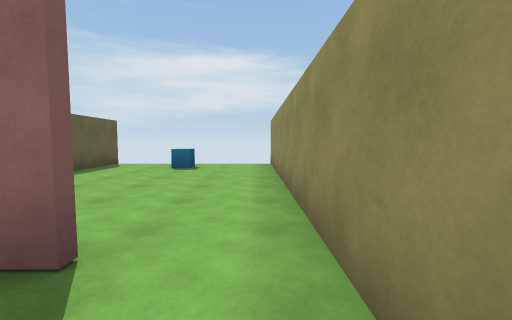
view 1 (above)

14 first-person views from a walk through a 3-D level made in the Unity game engine. The camera is 1.4 m above the floor, tilts 4° down and sees 90° across. The floor is counted in squares, 2 m on a side. Each view is taken from the middle of a square. On the plan, view 1 faces up. The plan holds only what a view shows up to about 9 squares ahead; the rest is blank.

view 2
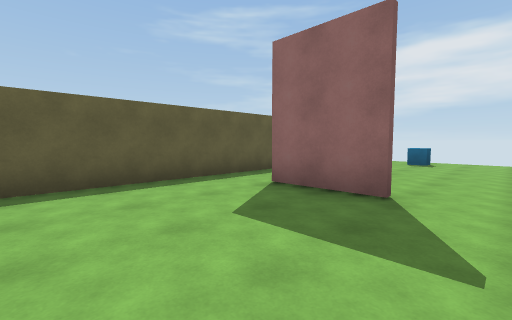

view 3
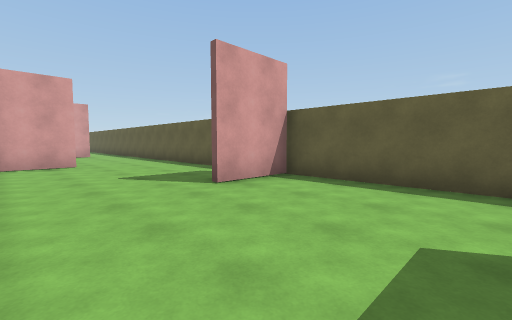

view 4
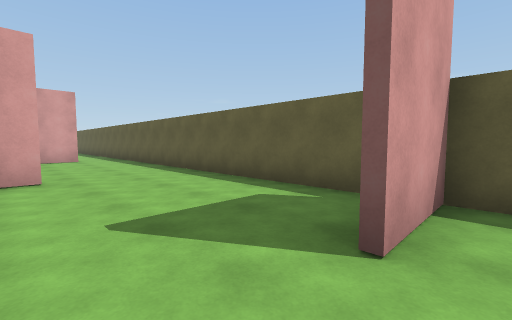

view 5
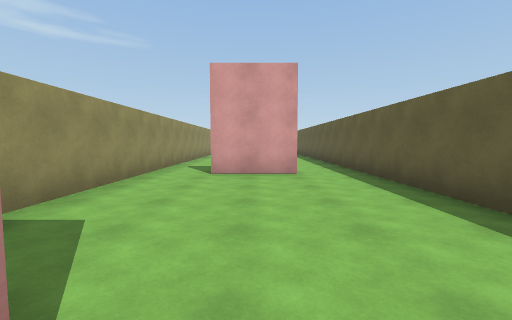

view 6
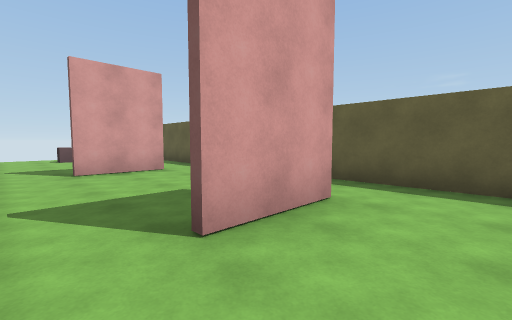

view 7
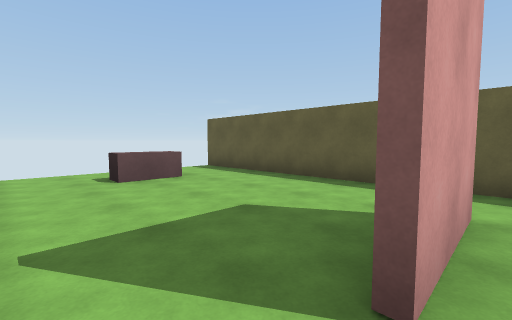

view 8
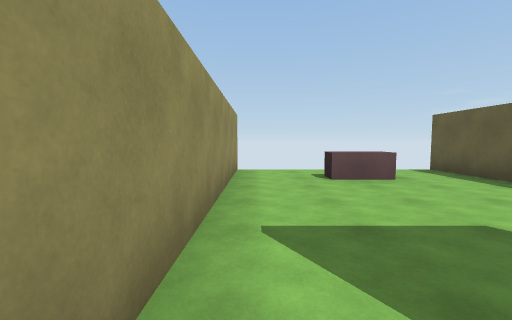

view 9
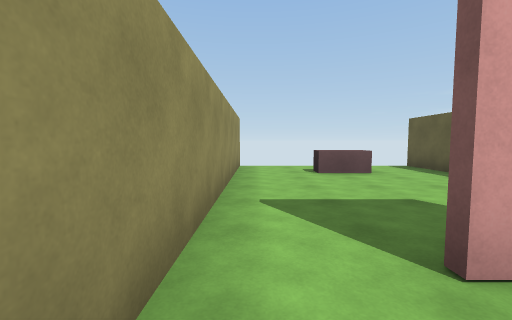

view 10
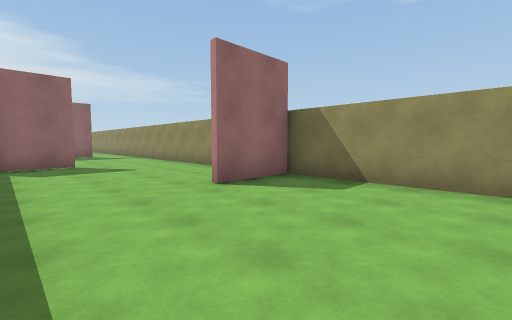

view 11
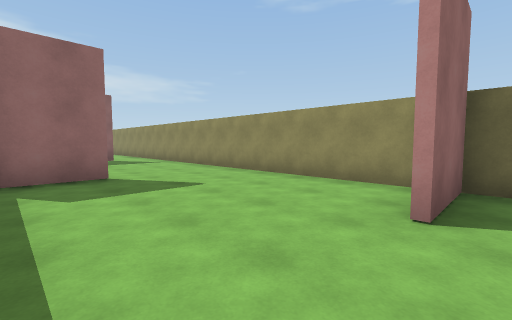

view 12
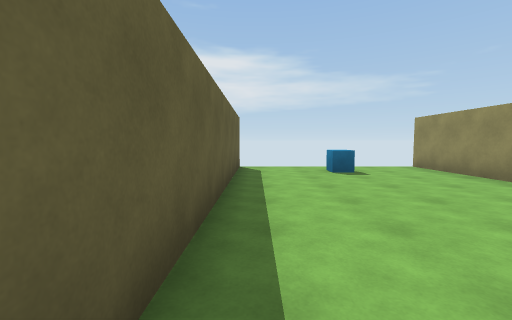

view 13
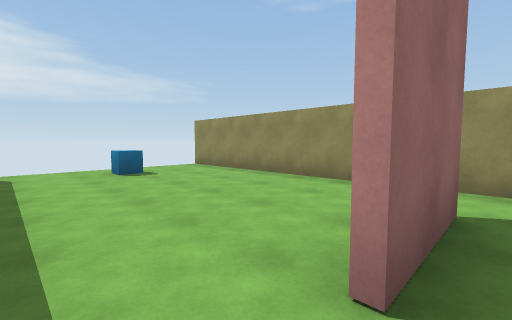

view 14
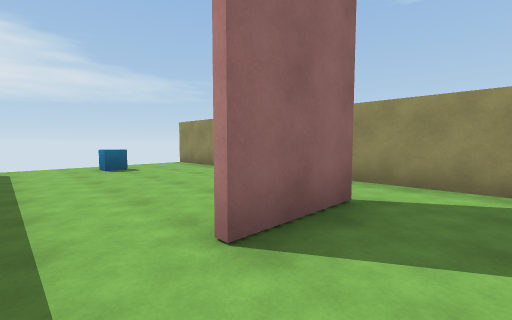

### Floor plan
Points are (right, up) in squares from view 1. A wall is a line through its corners. A room is listed if a view was taken in it or the views show most of it. See-through windows are left out.
Room 1 (views 1, 2, 3, 4, 5, 6, 7, 8, 9, 10, 11, 12, 13, 14)
walls: (-1.5, -8.4) (0.1, -8.4); (0.5, -8) (0.5, 8.4); (-2.5, -3.7) (-4.1, -3.7); (-4.5, -4.4) (-4.5, -24.6); (-3, -13.6) (-1, -13.6); (-1, 1.3) (-3, 1.3); (-3, -18.2) (-1, -18.2); (-4.5, 8.4) (-4.5, -3.5) (-2.5, -3.5); (0.5, -24.5) (0.5, -8.5) (-1.5, -8.5)
ways out: gap at (-5, 8); gap at (1, 8)
objects: block (-2, -23); cube (-2, 7)

Positions as (right, up) in squares from view 1, and headings:
1: (0, 0), facing up
2: (0, -2), facing up-left
3: (0, 0), facing down-left
4: (-1, -3), facing down-left
5: (-2, -8), facing down
6: (0, -12), facing down-left
7: (0, -18), facing down-left
8: (0, -18), facing down
9: (0, -17), facing down
10: (-4, -12), facing up-right
11: (-4, -9), facing up-right
12: (-4, 1), facing up
13: (-4, 1), facing up-right
14: (-4, 0), facing up-right
